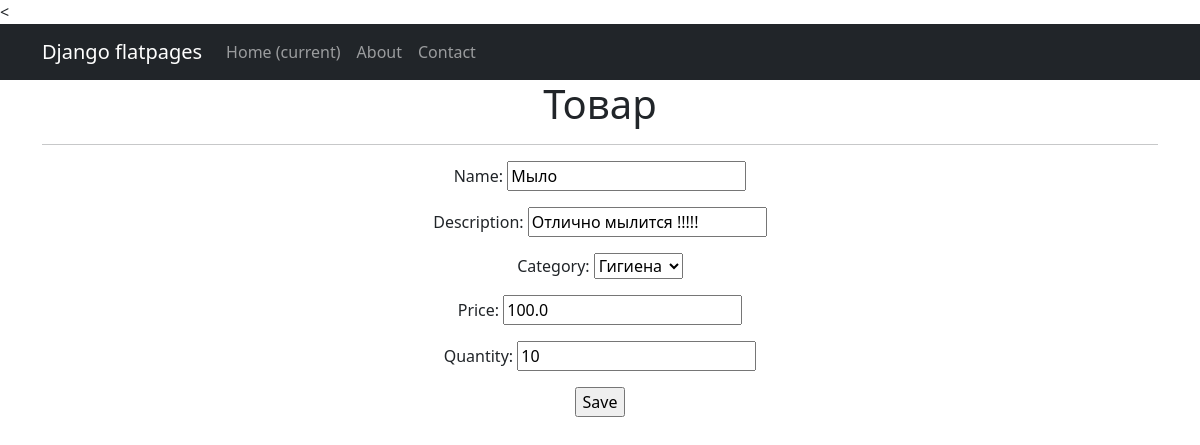
/products/2/update/, run on the app's committed database.
### simpleapp/models.py (models this page shows, shortened)
class Product(models.Model):
    name = models.CharField(max_length=50,unique=True,)
    description = models.TextField()
    quantity = models.IntegerField(validators=[MinValueValidator(0)],)
    category = models.ForeignKey(
        to='Category',
        on_delete=models.CASCADE,
        related_name='products',)
    price = models.FloatField(
        validators=[MinValueValidator(0.0)],)

class Category(models.Model):
    name = models.CharField(max_length=100, unique=True)
    def __str__(self):
        return self.name.title()

### simpleapp/views.py (the view)
# urls.py: path('<int:pk>/update/', ProductUpdate.as_view(), name='product_update'),
class ProductUpdate(UpdateView):
    form_class = ProductForm
    model = Product
    template_name = 'product_edit.html'

### simpleapp/forms.py (shortened to what this page needs)
class ProductForm(forms.ModelForm):
    description = forms.CharField(min_length=20)
    class Meta:
        model = Product
        fields = ['name','description','category','price','quantity',]

### templates/product_edit.html (shortened to what this page needs)
{% extends 'flatpages/default.html' %}
{% block content %}
<h1>Товар</h1>
<hr>
<form action="" method="post">
    {{ form.as_p }}
    <input type="submit" value="Save" />
</form>
{% endblock content %}

### data on the page
Product: name "Мыло", description "Отлично мылится !!!!!", category "Гигиена", price "100.0", quantity "10"
